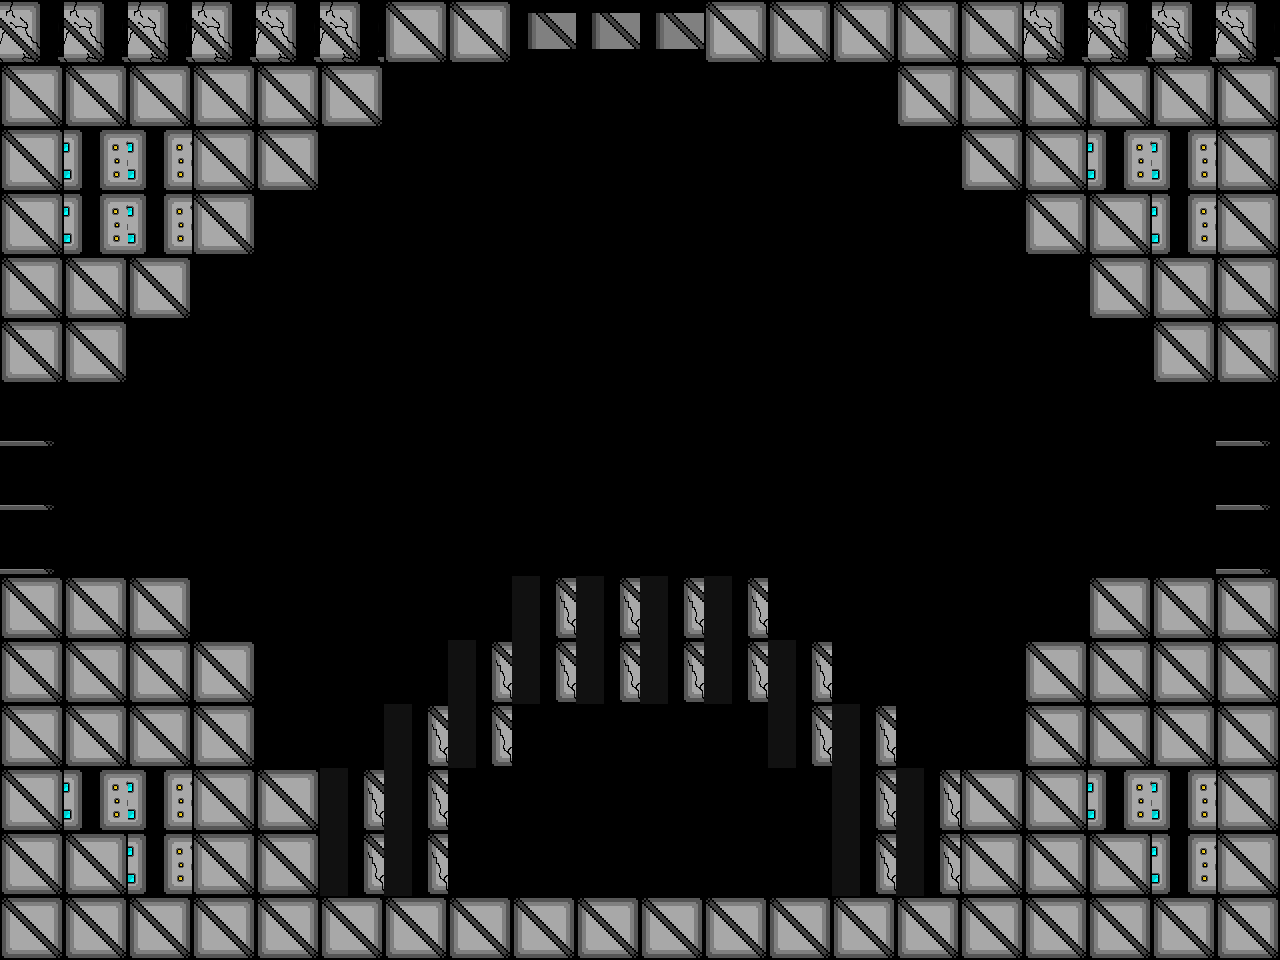

This is a level from a 2D game, rendered from its Tiled map with the project's own tilesets. A one-line summary and the map file follow, with tile-layer data summarised:
An orthogonal 20x15 tile map with 64x64 px tiles, 1 tile layer (Tile Layer 2) and 9 objects (3x Assassin, 2x Uno, ScrollingBackground, Player, HealthUp, ...).

<map version="1.0" tiledversion="1.0.3" orientation="orthogonal" renderorder="right-down" width="20" height="15" tilewidth="64" tileheight="64" nextobjectid="147">
 <properties>
  <property name="assassin" value="assets/assasin_rightLeftSpritesheet_Champion.png" />
  <property name="backgroundEasy" value="assets/backgroundEasy.png" />
  <property name="backgroundHard" value="assets/backgroundHard.png" />
  <property name="backgroundMedium" value="assets/backgroundMedium.png" />
  <property name="boss" value="assets/boss.png" />
  <property name="bossexplosion" value="assets/bossexplosion.png" />
  <property name="damageUp" value="assets/metalBoxCoin.png" />
  <property name="explosion" value="assets/explosion.png" />
  <property name="firingRateUp" value="assets/metalBoxCoin.png" />
  <property name="healthUp" value="assets/metalBoxHeart.png" />
  <property name="largeexplosion" value="assets/largeexplosion.png" />
  <property name="loading" value="assets/loading.png" />
  <property name="moveSpeedUp" value="assets/metalBoxCoin.png" />
  <property name="newborn" value="assets/newborn_spritesheet(h54_w62)Champion.png" />
  <property name="player" value="assets/playerSpriteSheetTemp.png" />
  <property name="reward" value="assets/reward1.png" />
  <property name="smallexplosion" value="assets/smallexplosion.png" />
  <property name="uno" value="assets/uno_Static_Champion.png" />
 </properties>
 <tileset firstgid="1" name="blocks1" tilewidth="64" tileheight="64" tilecount="14" columns="14">
  <image source="blocks1.png" width="900" height="64" />
 </tileset>
 <objectgroup color="#00ff00" name="Object Layer 1">
  <object id="59" name="Background" type="ScrollingBackground" x="0" y="0" width="64" height="64">
   <properties>
    <property name="numFrames" value="1" />
    <property name="textureHeight" value="960" />
    <property name="textureID" value="backgroundHard" />
    <property name="textureWidth" value="1280" />
   </properties>
  </object>
  <object id="55" name="Player1" type="Player" x="615.817" y="817.368" width="34" height="64">
   <properties>
    <property name="numFrames" value="6" />
    <property name="textureHeight" value="60" />
    <property name="textureID" value="player" />
    <property name="textureWidth" value="34" />
   </properties>
  </object>
  <object id="131" name="Assassin1" type="Assassin" x="111.167" y="429.167" width="99" height="99">
   <properties>
    <property name="numFrames" value="4" />
    <property name="textureHeight" value="100" />
    <property name="textureID" value="assassin" />
    <property name="textureWidth" value="100" />
   </properties>
  </object>
  <object id="139" name="Uno1" type="Uno" x="337.167" y="260.5" width="39" height="51">
   <properties>
    <property name="numFrames" value="2" />
    <property name="textureHeight" value="51" />
    <property name="textureID" value="uno" />
    <property name="textureWidth" value="39" />
   </properties>
  </object>
  <object id="140" name="HealthUp" type="HealthUp" x="408.667" y="73.3333" width="64" height="64">
   <properties>
    <property name="numFrames" value="1" />
    <property name="textureHeight" value="64" />
    <property name="textureID" value="healthUp" />
    <property name="textureWidth" value="64" />
   </properties>
  </object>
  <object id="141" name="Assassin1" type="Assassin" x="1094.5" y="430.5" width="99" height="99">
   <properties>
    <property name="numFrames" value="4" />
    <property name="textureHeight" value="100" />
    <property name="textureID" value="assassin" />
    <property name="textureWidth" value="100" />
   </properties>
  </object>
  <object id="142" name="Assassin1" type="Assassin" x="594.5" y="72.5" width="99" height="99">
   <properties>
    <property name="numFrames" value="4" />
    <property name="textureHeight" value="100" />
    <property name="textureID" value="assassin" />
    <property name="textureWidth" value="100" />
   </properties>
  </object>
  <object id="143" name="Uno1" type="Uno" x="908.5" y="258.5" width="39" height="51">
   <properties>
    <property name="numFrames" value="2" />
    <property name="textureHeight" value="51" />
    <property name="textureID" value="uno" />
    <property name="textureWidth" value="39" />
   </properties>
  </object>
  <object id="146" name="Newborn1" type="Newborn" x="607" y="237" width="62" height="54">
   <properties>
    <property name="numFrames" value="2" />
    <property name="textureHeight" value="54" />
    <property name="textureID" value="newborn" />
    <property name="textureWidth" value="62" />
   </properties>
  </object>
 </objectgroup>
 <layer name="Tile Layer 2" width="20" height="15">
  <properties>
   <property name="collidable" value="" />
  </properties>
  <data>[300 cells, 150 non-empty, 6 distinct tile ids]</data>
 </layer>
</map>